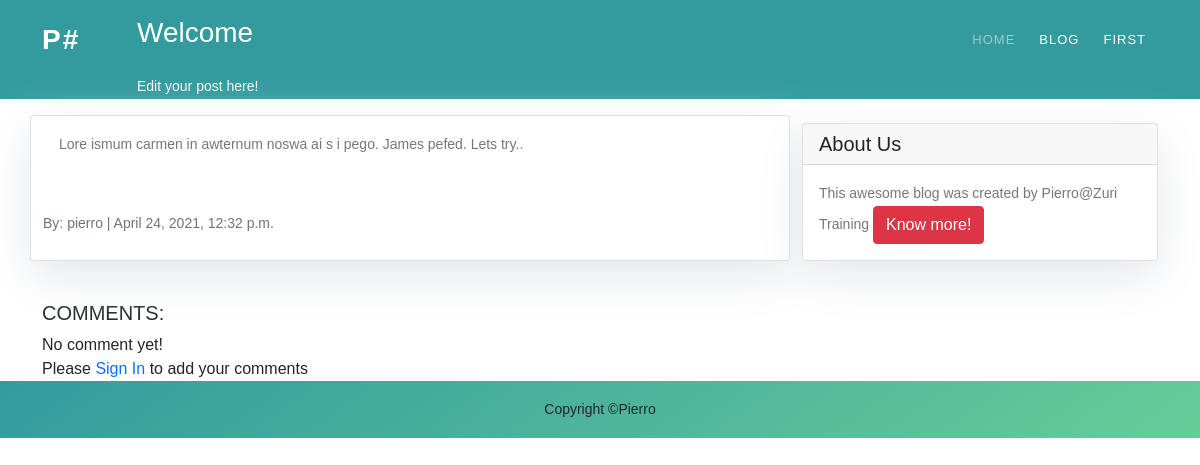
Page /blog/content/lorem-ipsum/ on the committed database.
### blog/models.py (models this page shows, shortened)
class Post(models.Model):
	STATUS = (
		(0, 'Draft'), (1, 'Publish')
		)
	author = models.ForeignKey(User, on_delete=models.CASCADE)
	title = models.CharField(max_length=200, unique=True)
	slug = models.SlugField(max_length=200, unique=True)
	body = models.TextField()
	status = models.IntegerField(choices=STATUS, default=0)
	date_created = models.DateTimeField(auto_now_add=True)
	date_modified = models.DateTimeField()
	class Meta:
		ordering = ['-date_created']

### blog/views.py (the view, shortened to what this page needs)
# urls.py: path('content/<slug:slug>/', views.blog_detail, name='blog_detail'),
def blog_detail(req, slug):
	queryset = get_object_or_404(Post, slug=slug)
	comments = Comment.objects.filter(post=queryset)
	form = CommentForm()
	contxt = {'title':queryset.title, 'post': queryset, 'form': form, 'comments':comments, }
	return render(req, 'blog/blog_detail.html', contxt)

### blog/templates/blog/blog_detail.html
{% extends 'base.html' %} {% block content %}
<header style="background: rgb(51,155,158)">
    <div class="container">
        <div class="row">
            <div class="col-md-8 col-md-10 mx-auto">
                <div class="site-heading">
                    <h3 class="site-heading my-4 mt-3 text-white">Welcome {{user.username}} </h3>
                    <p class="text-light"> Edit your post here! &nbsp;
                    </p>
                </div>
            </div>
        </div>
    </div>
</header>
<div class="container">
  <div class="row">
    <div class="col-md-8 card mb-4  mt-3 left  top">
      <div class="card-body">
        <p class="card-text ">{{ post.body | safe }}</p>
      </div>
      <p class=" text-muted"> By: {{ post.author }} | {{ post.date_created }}</p>
        <br>
    </div>
    {% block sidebar %} {% include 'blog/sidebar.html' %} {% endblock sidebar %}
  </div>
    <div class="row">
        <div class="col-md-8 mt-3 left">
            <h5 class="card-title">COMMENTS:</h5>
            {%if comments %}
            {% for comment in comments %}
                <div>
                        <p>{{comment.body | safe}}</p>
                </div>
                <p class="text-muted h6">{{ comment.author }} | {{ comment.date_created}} </p>
                <br><br>
            {% endfor %}
            {%else%}
                No comment yet!
            {%endif%}
        </div>
    </div>
    {%if user.is_authenticated %}
<form class="form" method="post" action="{%url 'blog_detail' post.slug%}">
    {% csrf_token %}
    {%for field in form%}
    <div class="col-md-8 shift">
        <p>
            {{ field }}
        </p>
    </div>
    <button class="btn btn-primary" type="submit">Add Comment </button>
</form>
{% endfor %}
{%else%}
<div class="card-text">
   Please <a href="{%url 'blog_signin' %}"> Sign In </a> to add your comments
</div>
{% endif %}
</div>
{% endblock content %}

### static/css/style.css (style rules this page uses)
html, body, div, span, applet, object, iframe, h1, h2, h3, h4, h5, h6, p, blockquote, div pre, a, abbr, acronym, address, big, cite, code, del, dfn, em, font, img, ins, kbd, q, s, samp, small, strike, strong, sub, sup, tt, var, b, u, i, center, dl, dt, dd, ol, ul, li, figure, header, nav, section, article, aside, footer, figcaption { margin: 0; padding: 0; border: 0; outline: 0; }
header, nav, section, article, aside, footer, hgroup { display: block; }
* { box-sizing: border-box; }
html, body { font-family: 'Raleway', sans-serif; font-weight: 400; background-color: #fff; font-size: 16px; -ms-text-size-adjust: 100%; -webkit-font-smoothing: antialiased; -moz-osx-font-smoothing: grayscale; }
a { text-decoration: none !important; }
h1, h2, h3, h4, h5, h6 { margin-top: 0px; margin-bottom: 0px; }
p { font-size: 14px; line-height: 25px; color: #777; }
html, body { background: #fff; font-family: 'Raleway', sans-serif; }
*, *:before, *:after { -webkit-box-sizing: border-box; box-sizing: border-box; -webkit-font-smoothing: antialiased; -moz-osx-font-smoothing: grayscale; }

### blog/templates/blog/sidebar.html (style rules this page uses)
.card { box-shadow: 0 16px 48px #E3E7EB; }

### rows in the picture
Post: body "Lore ismum carmen in awternum noswa ai s i pego. James pefed. Lets try..", author "pierro", date_created "April 24, 2021, 12:32 p.m."
